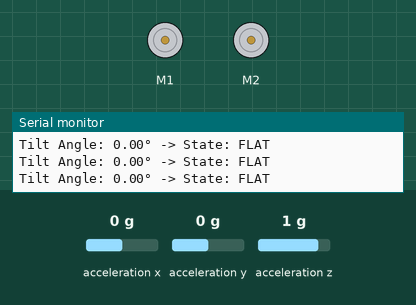
The sketch below on a simulated Arduino Uno, built with avr-gcc and run on an emulated ATmega328P. On the bench: 2 × DC motor (green arrow = forward, orange = backward, longer = faster), the last lines printed to the serial monitor. Inputs (shaded band) come from the test bench; at power-on: acceleration y 0 g, acceleration x 0 g, acceleration z 1 g.

Above: at 1.2 s.
1.3 s: acceleration y set to -0.3 g
At 2.0 s:
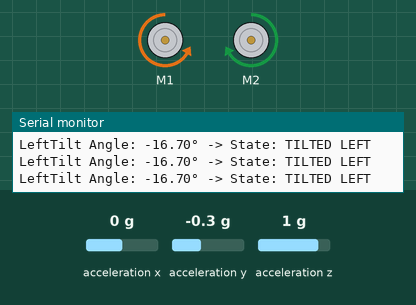
2.9 s: acceleration y set to 0 g
4.4 s: acceleration y set to 0.3 g
At 5.4 s:
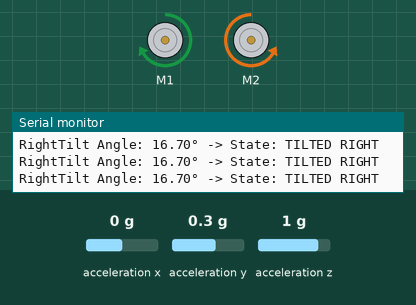
Timing chart, 0 to 7.4 s (numbered marks = the images above; inputs shaded):
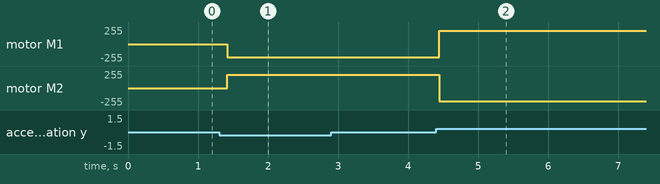

Measured:
- the behaviour switches between -0.1 and -0.2 g on acceleration y (found by bisection; images 0 and 1)
- the behaviour switches between 0.1 and 0.2 g on acceleration y (found by bisection; images 1 and 2)
- after the input at 1.3 s, motor M1: stopped → backward 200/255 after 0.12 s; motor M2: stopped → forward 200/255 after 0.12 s
- after the input at 4.4 s, motor M1: backward 200/255 → forward 200/255 after 0.05 s; motor M2: forward 200/255 → backward 200/255 after 0.05 s

The sketch:

adxl_code.ino
```cpp
#include <Wire.h>
#include <Adafruit_ADXL345_U.h> //adxl345 support
#include <Adafruit_Sensor.h>
#include <AFMotor.h>

// Sensor object (assigns a unique ID of 12345 to the sensor instance)
Adafruit_ADXL345_Unified accelSensor = Adafruit_ADXL345_Unified(12345);

AF_DCMotor motor1(1);
AF_DCMotor motor2(2);

const float TILT_THRESHOLD = 10.0;

void setup() {
  Serial.begin(9600);

  // Initialize the ADXL345 sensor
  if (!accelSensor.begin()) {
    Serial.println("ADXL345 not found. Check wiring.");
    while (true);
  } else {
    Serial.print("\n Working");
  }

   motor1.setSpeed(200);
   motor2.setSpeed(200);
}

void loop() {
  sensors_event_t event;
  accelSensor.getEvent(&event); // Reads accelerometer data into the event container

  // Note: Adafruit Unified Sensor library stores data directly in event.acceleration
  float roll_rad = atan2(event.acceleration.y, event.acceleration.z);
  float roll_deg = roll_rad * 180.0 / M_PI;

  // print angle
  Serial.print("Tilt Angle: ");
  Serial.print(roll_deg);
  Serial.print("° -> State: ");

  // determine orientation
  if (roll_deg > TILT_THRESHOLD) {
    Serial.println("TILTED RIGHT");
    right();
  }
  else if (roll_deg < -TILT_THRESHOLD) {
    Serial.println("TILTED LEFT");
    left();
  }
  else {
    Serial.println("FLAT");
  }

  delay(200);
}

int left(){
    Serial.print("Left");
    motor1.run(BACKWARD);
    motor2.run(FORWARD);
}

int right(){
    Serial.print("Right");
    motor1.run(FORWARD);
    motor2.run(BACKWARD);
}
```
